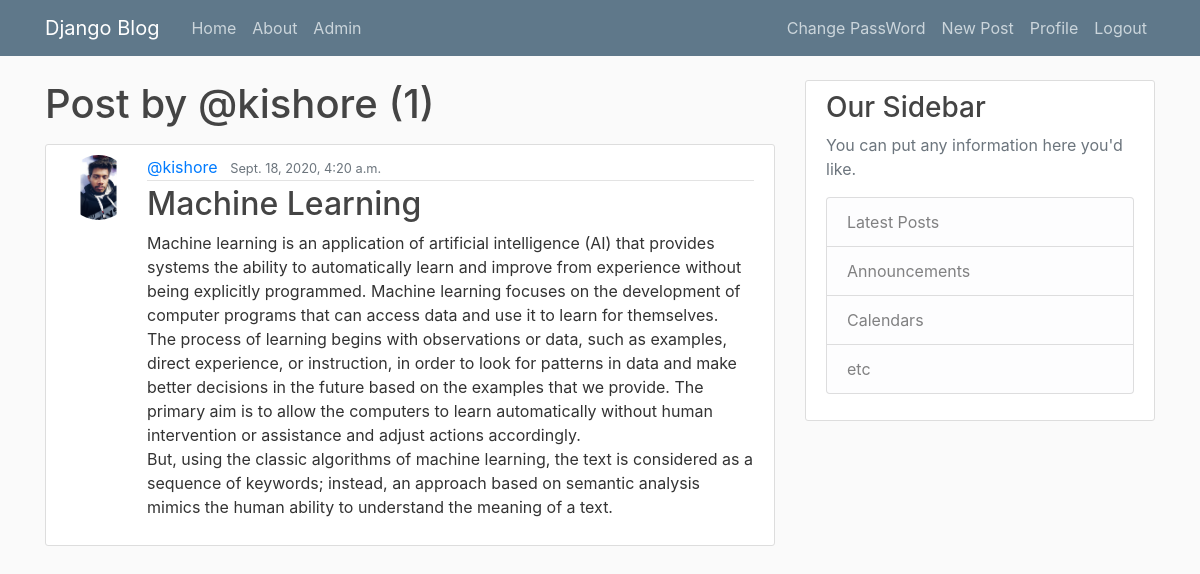
The page /post/@kishore/ (signed in) on the database its author committed.
### Blog/models.py (models this page shows, shortened)
class Post(models.Model):
    title = models.CharField(max_length = 300)
    content = models.TextField(max_length = 1000)
    date_posted = models.DateTimeField(default = timezone.now)
    author = models.ForeignKey(User, on_delete = models.CASCADE)

### User/models.py (models this page shows, shortened)
class Profile(models.Model):
    user = models.OneToOneField(User, on_delete = models.CASCADE)
    image = models.ImageField(default = 'default.pg', upload_to = 'profile_pics')
    bio = models.CharField(max_length = 200, default = "This Is My Bio")

### Blog/views.py (the view)
# urls.py: path('post/<str:username>/', UserPostListView.as_view(), name= "user-post"),
class UserPostListView(ListView):
    model  = Post
    template_name =  'Blog/User_post.html'
    context_object_name = 'posts'
    ordering = ['-date_posted']
    paginate_by = 2
    def get_queryset(self):
        user = get_object_or_404(User, username = self.kwargs.get('username'))
        return Post.objects.filter(author = user).order_by('-date_posted')

### templates/Blog/user_post.html (shortened to what this page needs)
{% extends "blog/base.html" %}
{% block content %}
<h1 class="mb-3"> Post by {{view.kwargs.username}} ({{page_obj.paginator.count}}) </h1>
    {% for post in posts %}
        <article class="media content-section">
        <img class = "rounded-circle article-img" src = "{{post.author.profile.image.url}}">
          <div class="media-body">
            <div class="article-metadata">
              <a class="mr-2" href="{%url 'user-post' post.author.username%}">{{ post.author }}</a>
              <small class="text-muted">{{ post.date_posted }}</small>
            </div>
            <h2><a class="article-title" href="{% url 'post-details' post.id %}">{{ post.title }}</a></h2>
            <p class="article-content">{{ post.content }}</p>
          </div>
        </article>
    {% endfor %}
{% endblock content %}

### static/Blog/main.css (style rules this page uses)
body { background: #fafafa; color: #333333; margin-top: 5rem; }
h1, h2, h3, h4, h5, h6 { color: #444444; }
.content-section { background: #ffffff; padding: 10px 20px; border: 1px solid #dddddd; border-radius: 3px; margin-bottom: 20px; }
.article-title { color: #444444; }
.article-content { white-space: pre-line; }
.article-img { height: 65px; width: 65px; margin-right: 16px; }
.article-metadata { padding-bottom: 1px; margin-bottom: 4px; border-bottom: 1px solid #e3e3e3 }

### rows shown on the page
Post: author.profile.image (picture), author "@kishore", date_posted "Sept. 18, 2020, 4:20 a.m.", title "Machine Learning", content "Machine learning is an application of artificial intelligence (AI) that provides systems the ability to automatically learn and improve from experience without being explicitly programmed. Machine learning focuses on the development of computer programs that can access data and use it to learn for themselves. The process of learning begins with observations or data, such as examples, direct experience, or instruction, in order to look for patterns in data and make better decisions in the future based on the examples that we provide. The primary aim is to allow the computers to learn automatically without human intervention or assistance and adjust actions accordingly. But, using the classic…"

### other values the page prints
{{ view.kwargs.username }} "@kishore"
{{ page_obj.paginator.count }} "1"
